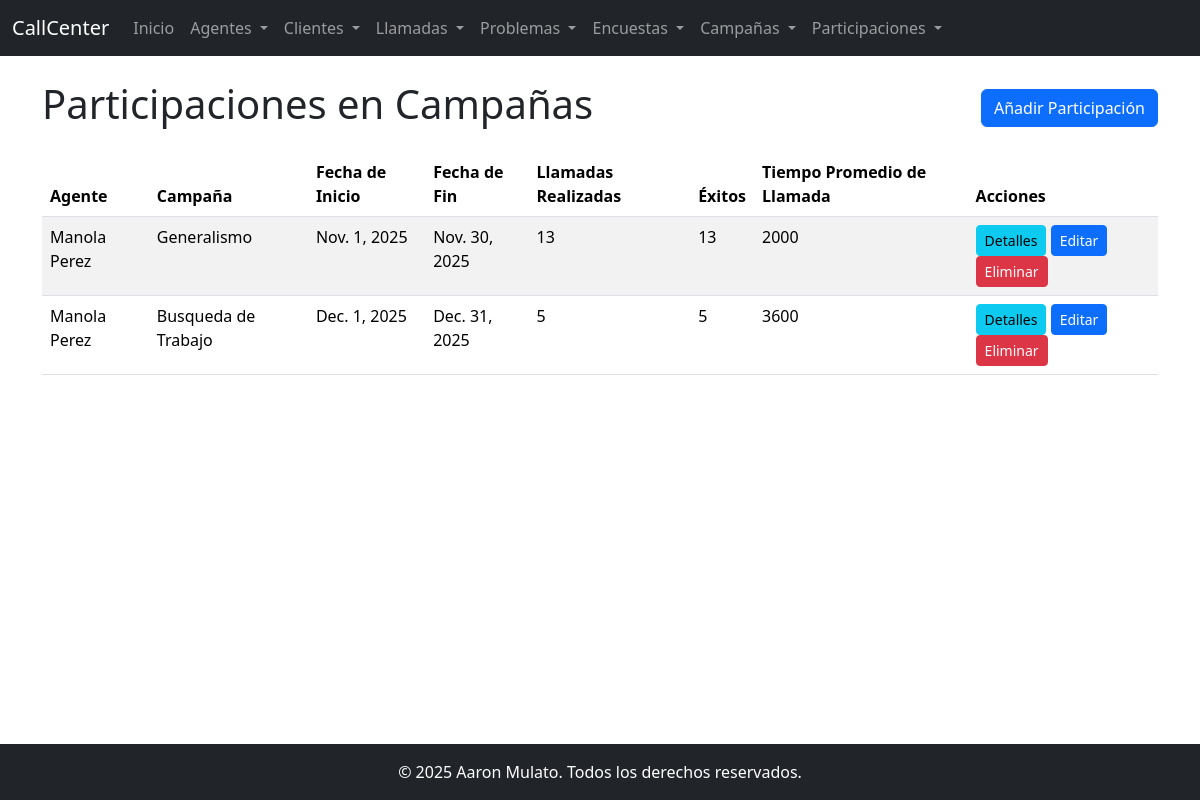
The page /participaciones/ on the database its author committed.
### app_callcenter/models.py (models this page shows, shortened)
class ParticipacionCampana(models.Model):
    id_agente = models.ForeignKey(AgenteCallCenter, on_delete=models.SET_NULL, null=True, blank=True)
    id_campana = models.ForeignKey(Campana, on_delete=models.SET_NULL, null=True, blank=True)
    fecha_inicio_participacion = models.DateField(null=True, blank=True)
    fecha_fin_participacion = models.DateField(null=True, blank=True)
    num_llamadas_realizadas = models.IntegerField(null=True, blank=True)
    num_exitos = models.IntegerField(null=True, blank=True)
    tiempo_promedio_llamada = models.IntegerField(null=True, blank=True)

class AgenteCallCenter(models.Model):
    nombre = models.CharField(max_length=100, null=True, blank=True)
    apellido = models.CharField(max_length=100, null=True, blank=True)
    email = models.EmailField(max_length=100, null=True, blank=True)
    telefono = models.CharField(max_length=20, null=True, blank=True)
    fecha_contratacion = models.DateField(null=True, blank=True)
    salario = models.DecimalField(max_digits=10, decimal_places=2, null=True, blank=True)
    turno = models.CharField(max_length=50, null=True, blank=True)
    habilidades_idiomas = models.TextField(null=True, blank=True)
    estado_agente = models.CharField(max_length=50, null=True, blank=True)
    dni = models.CharField(max_length=20, null=True, blank=True)
    foto = models.ImageField(upload_to='fotos_agentes/', null=True, blank=True)
    def __str__(self):
        return f"{self.nombre} {self.apellido}"

class Campana(models.Model):
    nombre_campana = models.CharField(max_length=255, null=True, blank=True)
    descripcion = models.TextField(null=True, blank=True)
    fecha_inicio = models.DateField(null=True, blank=True)
    fecha_fin = models.DateField(null=True, blank=True)
    tipo_campana = models.CharField(max_length=50, null=True, blank=True)
    objetivo = models.TextField(null=True, blank=True)
    publico_objetivo = models.TextField(null=True, blank=True)
    presupuesto_campana = models.DecimalField(max_digits=10, decimal_places=2, null=True, blank=True)
    def __str__(self):
        return self.nombre_campana

### app_callcenter/views.py (the view)
# urls.py: path("participaciones/", ParticipacionCampanaListView.as_view(), name="participacion-list"),
class ParticipacionCampanaListView(ListView):
    model = ParticipacionCampana
    template_name = "app_callcenter/participacioncampana_list.html"
    context_object_name = "object_list"

### app_callcenter/templates/app_callcenter/participacioncampana_list.html (shortened to what this page needs)
{% extends 'app_callcenter/base.html' %}
{% block content %}
<div class="d-flex justify-content-between align-items-center mb-3">
    <h1>Participaciones en Campañas</h1>
    <a href="{% url 'app_callcenter:participacion-create' %}" class="btn btn-primary">Añadir Participación</a>
</div>
<div class="table-responsive">
    <table class="table table-striped">
        <thead>
            <tr>
                <th>Agente</th>
                <th>Campaña</th>
                <th>Fecha de Inicio</th>
                <th>Fecha de Fin</th>
                <th>Llamadas Realizadas</th>
                <th>Éxitos</th>
                <th>Tiempo Promedio de Llamada</th>
                <th>Acciones</th>
            </tr>
        </thead>
        <tbody>
            {% for participacion in object_list %}
            <tr>
                <td>{{ participacion.id_agente }}</td>
                <td>{{ participacion.id_campana }}</td>
                <td>{{ participacion.fecha_inicio_participacion }}</td>
                <td>{{ participacion.fecha_fin_participacion }}</td>
                <td>{{ participacion.num_llamadas_realizadas }}</td>
                <td>{{ participacion.num_exitos }}</td>
                <td>{{ participacion.tiempo_promedio_llamada }}</td>
                <td>
                    <a href="{% url 'app_callcenter:participacion-detail' participacion.pk %}" class="btn btn-info btn-sm">Detalles</a>
                    <a href="{% url 'app_callcenter:participacion-update' participacion.pk %}" class="btn btn-primary btn-sm">Editar</a>
                    <a href="{% url 'app_callcenter:participacion-delete' participacion.pk %}" class="btn btn-danger btn-sm">Eliminar</a>
                </td>
            </tr>
            {% empty %}
            <tr>
                <td colspan="8">No hay participaciones registradas.</td>
            </tr>
            {% endfor %}
        </tbody>
    </table>
</div>
{% endblock %}

### rows shown on the page
ParticipacionCampana: id_agente "Manola Perez", id_campana "Generalismo", fecha_inicio_participacion "Nov. 1, 2025", fecha_fin_participacion "Nov. 30, 2025", num_llamadas_realizadas "13", num_exitos "13", tiempo_promedio_llamada "2000"
ParticipacionCampana: id_agente "Manola Perez", id_campana "Busqueda de Trabajo", fecha_inicio_participacion "Dec. 1, 2025", fecha_fin_participacion "Dec. 31, 2025", num_llamadas_realizadas "5", num_exitos "5", tiempo_promedio_llamada "3600"
